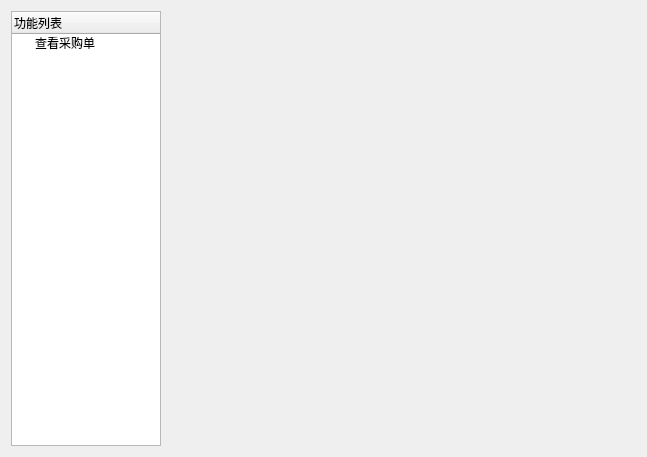
<?xml version="1.0" encoding="UTF-8"?>
<ui version="4.0">
 <class>Form</class>
 <widget class="QWidget" name="Form">
  <property name="geometry">
   <rect>
    <x>0</x>
    <y>0</y>
    <width>647</width>
    <height>457</height>
   </rect>
  </property>
  <property name="windowTitle">
   <string>Form</string>
  </property>
  <layout class="QHBoxLayout" name="horizontalLayout">
   <item>
    <widget class="QTreeWidget" name="treeWidget">
     <property name="minimumSize">
      <size>
       <width>150</width>
       <height>0</height>
      </size>
     </property>
     <property name="maximumSize">
      <size>
       <width>150</width>
       <height>16777215</height>
      </size>
     </property>
     <column>
      <property name="text">
       <string>功能列表</string>
      </property>
     </column>
     <item>
      <property name="text">
       <string>查看采购单</string>
      </property>
     </item>
    </widget>
   </item>
   <item>
    <widget class="QStackedWidget" name="stackedWidget">
     <widget class="QWidget" name="page"/>
     <widget class="QWidget" name="page_2"/>
    </widget>
   </item>
  </layout>
 </widget>
 <resources/>
 <connections/>
</ui>
